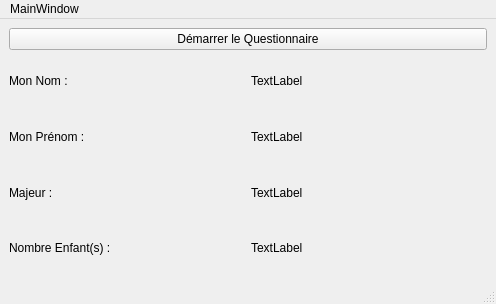
<?xml version="1.0" encoding="UTF-8"?>
<ui version="4.0">
 <class>MainWindow</class>
 <widget class="QMainWindow" name="MainWindow">
  <property name="geometry">
   <rect>
    <x>0</x>
    <y>0</y>
    <width>496</width>
    <height>304</height>
   </rect>
  </property>
  <property name="windowTitle">
   <string>MainWindow</string>
  </property>
  <widget class="QWidget" name="centralwidget">
   <layout class="QVBoxLayout" name="verticalLayout_2">
    <item>
     <layout class="QVBoxLayout" name="verticalLayout">
      <item>
       <widget class="QPushButton" name="bDemarrer">
        <property name="text">
         <string>Démarrer le Questionnaire</string>
        </property>
       </widget>
      </item>
     </layout>
    </item>
    <item>
     <layout class="QVBoxLayout" name="verticalLayout_3">
      <item>
       <layout class="QHBoxLayout" name="horizontalLayout_5">
        <item>
         <widget class="QLabel" name="lMonNom">
          <property name="text">
           <string>Mon Nom :</string>
          </property>
         </widget>
        </item>
        <item>
         <widget class="QLabel" name="lAfficherNom">
          <property name="text">
           <string>TextLabel</string>
          </property>
         </widget>
        </item>
       </layout>
      </item>
     </layout>
    </item>
    <item>
     <layout class="QVBoxLayout" name="verticalLayout_4">
      <item>
       <layout class="QHBoxLayout" name="horizontalLayout_6">
        <item>
         <widget class="QLabel" name="lMonPrenom">
          <property name="text">
           <string>Mon Prénom : </string>
          </property>
         </widget>
        </item>
        <item>
         <widget class="QLabel" name="lAfficherPrenom">
          <property name="text">
           <string>TextLabel</string>
          </property>
         </widget>
        </item>
       </layout>
      </item>
     </layout>
    </item>
    <item>
     <layout class="QVBoxLayout" name="verticalLayout_5">
      <item>
       <layout class="QHBoxLayout" name="horizontalLayout_7">
        <item>
         <widget class="QLabel" name="lEtreMajeur">
          <property name="text">
           <string>Majeur : </string>
          </property>
         </widget>
        </item>
        <item>
         <widget class="QLabel" name="lAfficherMajeur">
          <property name="text">
           <string>TextLabel</string>
          </property>
         </widget>
        </item>
       </layout>
      </item>
     </layout>
    </item>
    <item>
     <layout class="QVBoxLayout" name="verticalLayout_6">
      <item>
       <layout class="QHBoxLayout" name="horizontalLayout_8">
        <item>
         <widget class="QLabel" name="lEnfant">
          <property name="text">
           <string>Nombre Enfant(s) : </string>
          </property>
         </widget>
        </item>
        <item>
         <widget class="QLabel" name="lAfficherEnfant">
          <property name="text">
           <string>TextLabel</string>
          </property>
         </widget>
        </item>
       </layout>
      </item>
     </layout>
    </item>
   </layout>
  </widget>
  <widget class="QMenuBar" name="menubar">
   <property name="geometry">
    <rect>
     <x>0</x>
     <y>0</y>
     <width>496</width>
     <height>22</height>
    </rect>
   </property>
   <widget class="QMenu" name="menuMainWindow">
    <property name="title">
     <string>MainWindow</string>
    </property>
   </widget>
   <addaction name="menuMainWindow"/>
  </widget>
  <widget class="QStatusBar" name="statusbar"/>
 </widget>
 <resources/>
 <connections/>
</ui>
